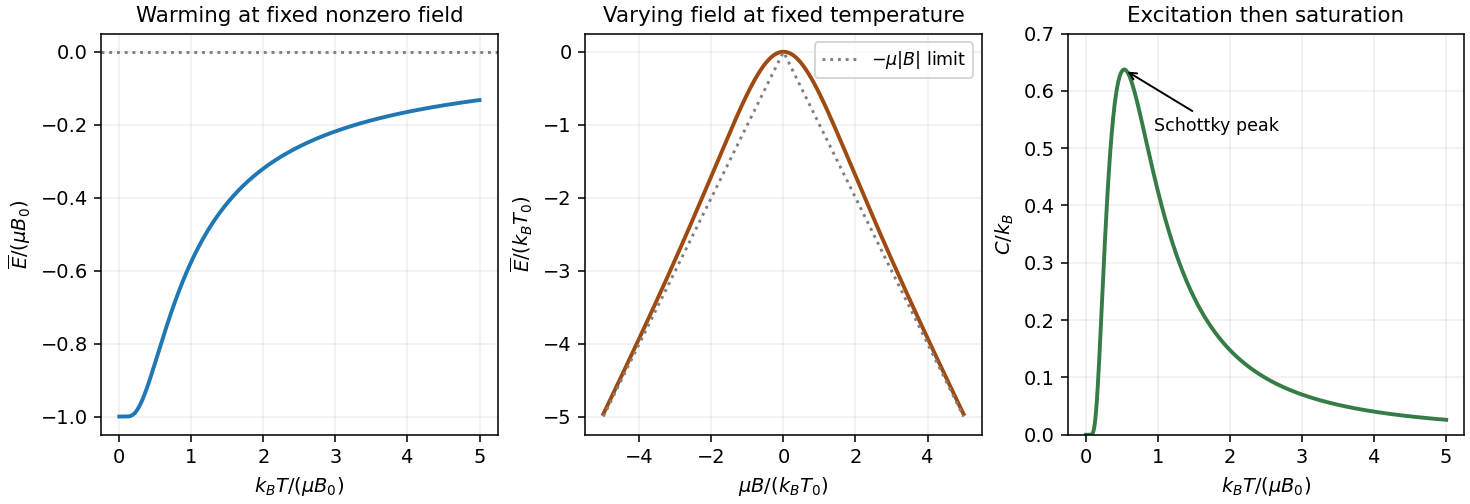

Write the Python code that produced this figure.
from pathlib import Path
import numpy as np
import matplotlib
matplotlib.use('Agg')
import matplotlib.pyplot as plt
fig,ax=plt.subplots(1,3,figsize=(10.5,3.6),layout='constrained')
t=np.linspace(.015,5,700);lev=np.array([-1.,0.,1.]);w=np.exp(-np.array([0.,1.,2.])[None,:]/t[:,None]);pr=w/w.sum(axis=1)[:,None];E=pr@lev;C=((pr@lev**2)-E**2)/t**2
ax[0].plot(np.r_[0,t],np.r_[-1,E],lw=2);ax[0].axhline(0,color='gray',ls=':');ax[0].set(xlabel=r'$k_BT/(\mu B_0)$',ylabel=r'$\overline{E}/(\mu B_0)$',title='Warming at fixed nonzero field',ylim=(-1.05,.05))
b=np.linspace(-5,5,700);ener=np.stack([-b,np.zeros_like(b),b],axis=1);w=np.exp(-(ener-ener.min(axis=1)[:,None]));pr=w/w.sum(axis=1)[:,None];mean=(pr*ener).sum(axis=1)
ax[1].plot(b,mean,lw=2,color='#9e4a10');ax[1].plot(b,-np.abs(b),':',color='gray',label=r'$-\mu|B|$ limit');ax[1].set(xlabel=r'$\mu B/(k_BT_0)$',ylabel=r'$\overline{E}/(k_BT_0)$',title='Varying field at fixed temperature');ax[1].legend(fontsize=9)
ax[2].plot(np.r_[0,t],np.r_[0,C],lw=2,color='#367c46');ax[2].set(xlabel=r'$k_BT/(\mu B_0)$',ylabel=r'$C/k_B$',title='Excitation then saturation',ylim=(0,.7));ax[2].annotate('Schottky peak',(.53,.637),(.95,.53),arrowprops=dict(arrowstyle='->'),fontsize=9)
for a in ax:a.grid(alpha=.2);a.title.set_fontsize(11)
fig.savefig(Path(__file__).stem+'.png',dpi=140,facecolor='white')
